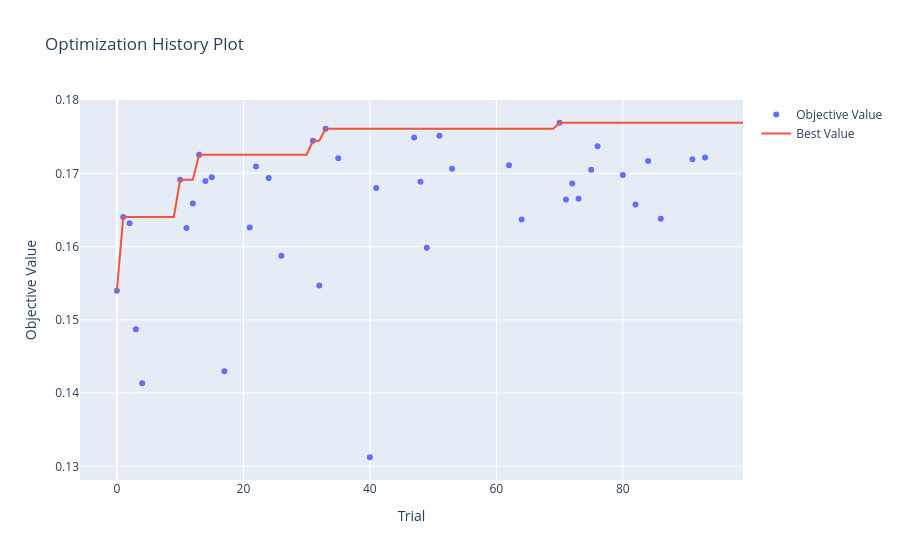

The notebook cell this image was saved under:
### Markdown cell above
## Analyse Study

### Code cell
plot_optimization_history(study)
